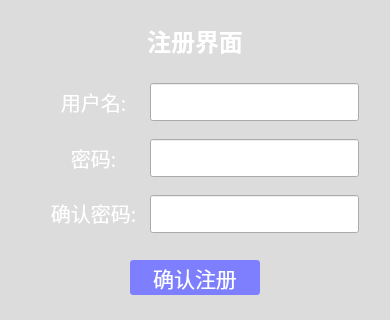
<?xml version="1.0" encoding="UTF-8"?>
<ui version="4.0">
 <class>Dialog</class>
 <widget class="QDialog" name="Dialog">
  <property name="geometry">
   <rect>
    <x>0</x>
    <y>0</y>
    <width>390</width>
    <height>320</height>
   </rect>
  </property>
  <property name="windowTitle">
   <string>注册</string>
  </property>
  <property name="styleSheet">
   <string notr="true">#Dialog{background-color: gainsboro;
border-image: url(C:/Users/刘畅/PycharmProjects/Client/icon/login.jpg);}</string>
  </property>
  <widget class="QWidget" name="verticalLayoutWidget">
   <property name="geometry">
    <rect>
     <x>150</x>
     <y>80</y>
     <width>231</width>
     <height>158</height>
    </rect>
   </property>
   <layout class="QVBoxLayout" name="verticalLayout">
    <property name="spacing">
     <number>15</number>
    </property>
    <item>
     <widget class="QLineEdit" name="UserID_edit">
      <property name="minimumSize">
       <size>
        <width>209</width>
        <height>38</height>
       </size>
      </property>
      <property name="maximumSize">
       <size>
        <width>209</width>
        <height>38</height>
       </size>
      </property>
      <property name="font">
       <font>
        <pointsize>20</pointsize>
       </font>
      </property>
      <property name="text">
       <string/>
      </property>
      <property name="dragEnabled">
       <bool>false</bool>
      </property>
      <property name="readOnly">
       <bool>false</bool>
      </property>
      <property name="clearButtonEnabled">
       <bool>true</bool>
      </property>
     </widget>
    </item>
    <item>
     <widget class="QLineEdit" name="UserID_edit_3">
      <property name="minimumSize">
       <size>
        <width>209</width>
        <height>38</height>
       </size>
      </property>
      <property name="maximumSize">
       <size>
        <width>209</width>
        <height>38</height>
       </size>
      </property>
      <property name="font">
       <font>
        <pointsize>20</pointsize>
       </font>
      </property>
      <property name="text">
       <string/>
      </property>
      <property name="dragEnabled">
       <bool>false</bool>
      </property>
      <property name="readOnly">
       <bool>false</bool>
      </property>
      <property name="clearButtonEnabled">
       <bool>true</bool>
      </property>
     </widget>
    </item>
    <item>
     <widget class="QLineEdit" name="UserID_edit_2">
      <property name="minimumSize">
       <size>
        <width>209</width>
        <height>38</height>
       </size>
      </property>
      <property name="maximumSize">
       <size>
        <width>209</width>
        <height>38</height>
       </size>
      </property>
      <property name="font">
       <font>
        <pointsize>20</pointsize>
       </font>
      </property>
      <property name="text">
       <string/>
      </property>
      <property name="dragEnabled">
       <bool>false</bool>
      </property>
      <property name="readOnly">
       <bool>false</bool>
      </property>
      <property name="clearButtonEnabled">
       <bool>true</bool>
      </property>
     </widget>
    </item>
   </layout>
  </widget>
  <widget class="QWidget" name="verticalLayoutWidget_2">
   <property name="geometry">
    <rect>
     <x>20</x>
     <y>80</y>
     <width>147</width>
     <height>155</height>
    </rect>
   </property>
   <layout class="QVBoxLayout" name="verticalLayout_3">
    <property name="spacing">
     <number>12</number>
    </property>
    <item>
     <widget class="QLabel" name="UserName_label">
      <property name="palette">
       <palette>
        <active>
         <colorrole role="WindowText">
          <brush brushstyle="SolidPattern">
           <color alpha="255">
            <red>255</red>
            <green>255</green>
            <blue>255</blue>
           </color>
          </brush>
         </colorrole>
        </active>
        <inactive>
         <colorrole role="WindowText">
          <brush brushstyle="SolidPattern">
           <color alpha="255">
            <red>255</red>
            <green>255</green>
            <blue>255</blue>
           </color>
          </brush>
         </colorrole>
        </inactive>
        <disabled>
         <colorrole role="WindowText">
          <brush brushstyle="SolidPattern">
           <color alpha="255">
            <red>120</red>
            <green>120</green>
            <blue>120</blue>
           </color>
          </brush>
         </colorrole>
        </disabled>
       </palette>
      </property>
      <property name="font">
       <font>
        <family>微软雅黑</family>
        <pointsize>15</pointsize>
       </font>
      </property>
      <property name="text">
       <string>用户名:</string>
      </property>
      <property name="textFormat">
       <enum>Qt::AutoText</enum>
      </property>
      <property name="alignment">
       <set>Qt::AlignCenter</set>
      </property>
     </widget>
    </item>
    <item>
     <widget class="QLabel" name="Password_label">
      <property name="palette">
       <palette>
        <active>
         <colorrole role="WindowText">
          <brush brushstyle="SolidPattern">
           <color alpha="255">
            <red>255</red>
            <green>255</green>
            <blue>255</blue>
           </color>
          </brush>
         </colorrole>
        </active>
        <inactive>
         <colorrole role="WindowText">
          <brush brushstyle="SolidPattern">
           <color alpha="255">
            <red>255</red>
            <green>255</green>
            <blue>255</blue>
           </color>
          </brush>
         </colorrole>
        </inactive>
        <disabled>
         <colorrole role="WindowText">
          <brush brushstyle="SolidPattern">
           <color alpha="255">
            <red>120</red>
            <green>120</green>
            <blue>120</blue>
           </color>
          </brush>
         </colorrole>
        </disabled>
       </palette>
      </property>
      <property name="font">
       <font>
        <family>微软雅黑</family>
        <pointsize>15</pointsize>
       </font>
      </property>
      <property name="styleSheet">
       <string notr="true"/>
      </property>
      <property name="text">
       <string>密码:</string>
      </property>
      <property name="alignment">
       <set>Qt::AlignCenter</set>
      </property>
     </widget>
    </item>
    <item>
     <widget class="QLabel" name="Password_label_2">
      <property name="palette">
       <palette>
        <active>
         <colorrole role="WindowText">
          <brush brushstyle="SolidPattern">
           <color alpha="255">
            <red>255</red>
            <green>255</green>
            <blue>255</blue>
           </color>
          </brush>
         </colorrole>
        </active>
        <inactive>
         <colorrole role="WindowText">
          <brush brushstyle="SolidPattern">
           <color alpha="255">
            <red>255</red>
            <green>255</green>
            <blue>255</blue>
           </color>
          </brush>
         </colorrole>
        </inactive>
        <disabled>
         <colorrole role="WindowText">
          <brush brushstyle="SolidPattern">
           <color alpha="255">
            <red>120</red>
            <green>120</green>
            <blue>120</blue>
           </color>
          </brush>
         </colorrole>
        </disabled>
       </palette>
      </property>
      <property name="font">
       <font>
        <family>微软雅黑</family>
        <pointsize>15</pointsize>
       </font>
      </property>
      <property name="styleSheet">
       <string notr="true"/>
      </property>
      <property name="text">
       <string>确认密码:</string>
      </property>
      <property name="alignment">
       <set>Qt::AlignCenter</set>
      </property>
     </widget>
    </item>
   </layout>
  </widget>
  <widget class="QPushButton" name="Registration_button">
   <property name="enabled">
    <bool>true</bool>
   </property>
   <property name="geometry">
    <rect>
     <x>130</x>
     <y>260</y>
     <width>130</width>
     <height>35</height>
    </rect>
   </property>
   <property name="font">
    <font>
     <family>微软雅黑</family>
     <pointsize>16</pointsize>
    </font>
   </property>
   <property name="styleSheet">
    <string notr="true">QPushButton { background-color: rgb(125, 127, 255); border-radius: 3px; color: rgb(255, 255, 255); } QPushButton:hover { background-color: rgb(255, 11, 84); }</string>
   </property>
   <property name="text">
    <string>确认注册</string>
   </property>
  </widget>
  <widget class="QLabel" name="label">
   <property name="geometry">
    <rect>
     <x>130</x>
     <y>20</y>
     <width>130</width>
     <height>41</height>
    </rect>
   </property>
   <property name="palette">
    <palette>
     <active>
      <colorrole role="WindowText">
       <brush brushstyle="SolidPattern">
        <color alpha="255">
         <red>255</red>
         <green>255</green>
         <blue>255</blue>
        </color>
       </brush>
      </colorrole>
     </active>
     <inactive>
      <colorrole role="WindowText">
       <brush brushstyle="SolidPattern">
        <color alpha="255">
         <red>255</red>
         <green>255</green>
         <blue>255</blue>
        </color>
       </brush>
      </colorrole>
     </inactive>
     <disabled>
      <colorrole role="WindowText">
       <brush brushstyle="SolidPattern">
        <color alpha="255">
         <red>120</red>
         <green>120</green>
         <blue>120</blue>
        </color>
       </brush>
      </colorrole>
     </disabled>
    </palette>
   </property>
   <property name="font">
    <font>
     <family>黑体</family>
     <pointsize>18</pointsize>
     <weight>75</weight>
     <bold>true</bold>
    </font>
   </property>
   <property name="text">
    <string>注册界面</string>
   </property>
   <property name="alignment">
    <set>Qt::AlignCenter</set>
   </property>
  </widget>
 </widget>
 <resources/>
 <connections/>
</ui>
